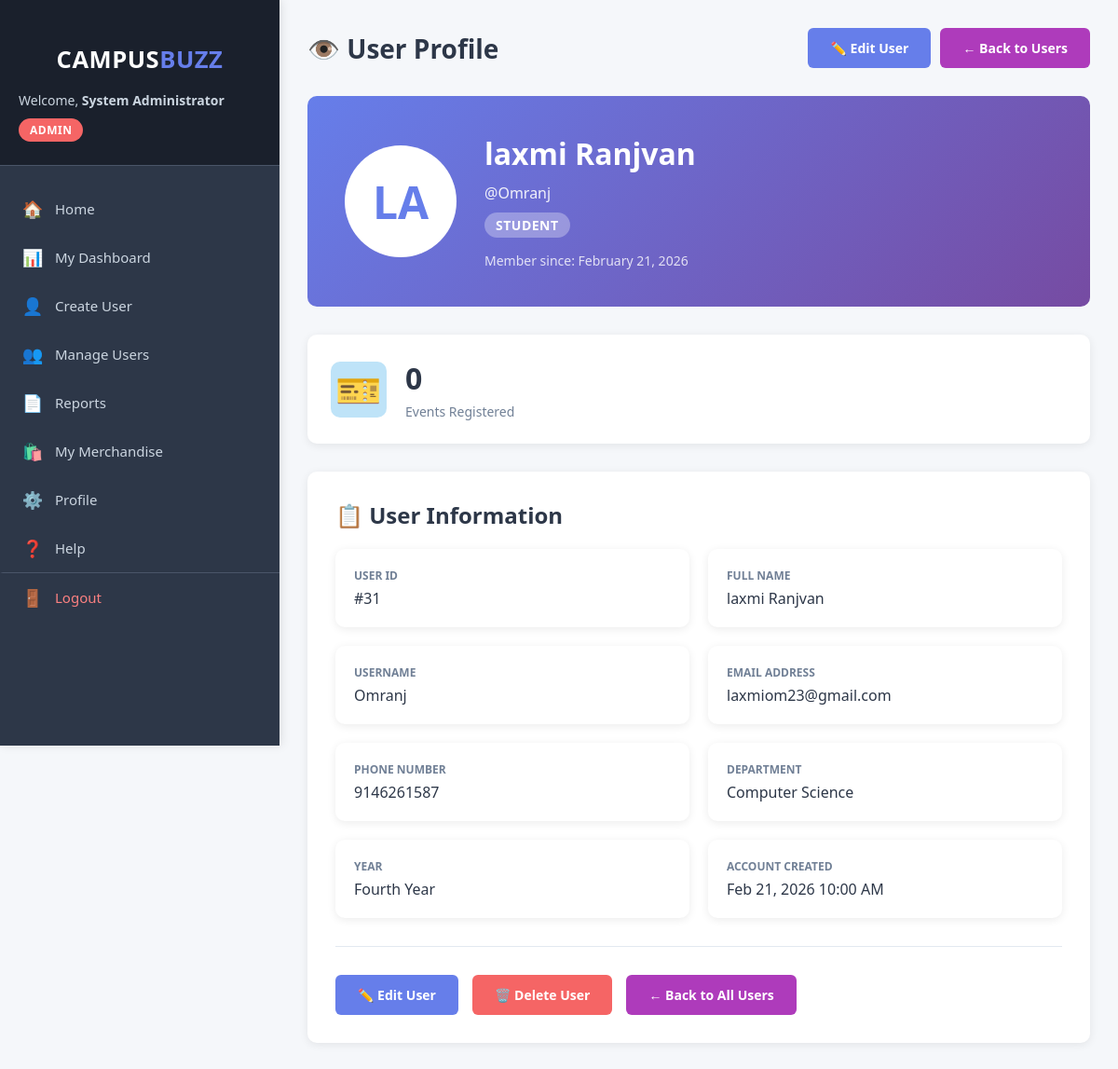
Screenshot of /admin/view_user.php?id=31 (signed in) with the database file from the repository.
### tables this page shows
CREATE TABLE `users` (
  `id` int(11) NOT NULL,
  `username` varchar(50) NOT NULL,
  `email` varchar(100) NOT NULL,
  `phone` varchar(20) DEFAULT NULL,
  `password` varchar(255) NOT NULL,
  `role` enum('admin','organizer','student') NOT NULL,
  `full_name` varchar(100) DEFAULT NULL,
  `department` varchar(100) DEFAULT NULL,
  `year` varchar(20) DEFAULT NULL,
  `bio` text DEFAULT NULL,
  `address` text DEFAULT NULL,
  `profile_image` varchar(255) DEFAULT NULL,
  `created_at` timestamp NOT NULL DEFAULT current_timestamp(),
  `created_by` int(11) DEFAULT NULL
);

### admin/view_user.php (the view, shortened to what this page needs)
<?php
require_once '../config/database.php';
$user_id = intval($_GET['id']);
$user_query = "SELECT * FROM users WHERE id = $user_id AND role != 'admin'";
$user_result = mysqli_query($conn, $user_query);
$user = mysqli_fetch_assoc($user_result);
if($user['role'] == 'student') {
    $registered_events = mysqli_fetch_assoc(mysqli_query($conn, "SELECT COUNT(*) as count FROM registrations WHERE user_id = $user_id"))['count'];
}
?>
<!DOCTYPE html>
<html lang="en">
<head>
    <link rel="stylesheet" href="../assets/css/style.css">
</head>
<body>
    <div class="dashboard-container">
        <?php include '../includes/sidebar.php'; ?>
        <main class="main-content">
            <div class="content-header">
                <h1>👁️ User Profile</h1>
                <div style="display: flex; gap: 10px;">
                    <a href="edit_user.php?id=<?php echo $user_id; ?>" class="btn btn-primary">✏️ Edit User</a>
                    <a href="manage_users.php" class="btn btn-secondary">← Back to Users</a>
                </div>
            </div>
            <div class="profile-header">
                <div class ="profile-avatar">
                    <?php echo strtoupper(substr($user['full_name'], 0, 2)); ?>
                </div>
                <div style="flex: 1;">
<h2 style="margin-bottom: 10px; font-size: 32px;"><?php echo htmlspecialchars($user['full_name']); ?></h2>
<p style="opacity: 0.9; margin-bottom: 10px; font-size: 16px;">
@<?php echo htmlspecialchars($user['username']); ?>
</p>
<span class="role-badge" style="background: rgba(255,255,255,0.3); font-size: 14px;">
<?php echo ucfirst($user['role']); ?>
</span>
<p style="margin-top: 15px; opacity: 0.8; font-size: 14px;">
Member since: <?php echo date('F d, Y', strtotime($user['created_at'])); ?>
</p>
</div>
</div>
        <?php if($user['role'] == 'student'): ?>
            <div class="dashboard-grid" style="margin-bottom: 30px;">
                <div class="dashboard-card">
                    <div class="card-icon blue">
                        <span>🎫</span>
                    </div>
                    <div class="card-content">
                        <h3><?php echo $registered_events; ?></h3>
                        <p>Events Registered</p>
                    </div>
                </div>
            </div>
        <?php endif; ?>
        <div style="background: white; padding: 30px; border-radius: 10px; box-shadow: 0 2px 10px rgba(0,0,0,0.08);">
            <h2 style="margin-bottom: 20px; color: #2d3748;">📋 User Information</h2>
            <div class="info-grid">
                <div class="info-card">
                    <div class="info-label">User ID</div>
                    <div class="info-value">#<?php echo $user['id']; ?></div>
                </div>
                <div class="info-card">
                    <div class="info-label">Full Name</div>
                    <div class="info-value"><?php echo htmlspecialchars($user['full_name']); ?></div>
                </div>
                <div class="info-card">
                    <div class="info-label">Username</div>
                    <div class="info-value"><?php echo htmlspecialchars($user['username']); ?></div>
                </div>
                <div class="info-card">
                    <div class="info-label">Email Address</div>
                    <div class="info-value"><?php echo htmlspecialchars($user['email']); ?></div>
                </div>
                <div class="info-card">
                    <div class="info-label">Phone Number</div>
                    <div class="info-value"><?php echo $user['phone'] ? htmlspecialchars($user['phone']) : 'Not provided'; ?></div>
                </div>
                <div class="info-card">
                    <div class="info-label">Department</div>
                    <div class="info-value"><?php echo $user['department'] ? htmlspecialchars($user['department']) : 'Not specified'; ?></div>
                </div>
                <?php if($user['role'] == 'student'): ?>
                <div class="info-card">
                    <div class="info-label">Year</div>
                    <div class="info-value"><?php echo $user['year'] ? htmlspecialchars($user['year']) : 'Not specified'; ?></div>
                </div>
                <?php endif; ?>
                <div class="info-card">
                    <div class="info-label">Account Created</div>
                    <div class="info-value"><?php echo date('M d, Y h:i A', strtotime($user['created_at'])); ?></div>
                </div>
            </div>
            <div style="margin-top: 30px; padding-top: 30px; border-top: 1px solid #e2e8f0; display: flex; gap: 15px;">
                <a href="edit_user.php?id=<?php echo $user_id; ?>" class="btn btn-primary">✏️ Edit User</a>
                <a href="manage_users.php?delete=<?php echo $user_id; ?>"
                   class="btn btn-danger"
                   onclick="return confirm('Are you sure you want to delete this user? All their data will be permanently removed!')">
                    🗑️ Delete User
                </a>
                <a href="manage_users.php" class="btn btn-secondary">← Back to All Users</a>
            </div>
        </div>
    </main>
</div>

### assets/css/style.css (style rules this page uses)
* { margin: 0; padding: 0; box-sizing: border-box; }
body { font-family: 'Segoe UI', Tahoma, Geneva, Verdana, sans-serif; background: #f5f7fa; }
.btn { padding: 12px 24px; border: none; border-radius: 6px; cursor: pointer; font-size: 14px; font-weight: 600; transition: all 0.3s; text-decoration: none; display: inline-block; }
.btn-primary { background: #667eea; color: white; }
.btn-secondary { background: #ae3bbb; color: white; }
.btn-danger { background: #f56565; color: white; }
.dashboard-container { display: flex; min-height: 100vh; }
.role-badge { display: inline-block; padding: 4px 12px; border-radius: 20px; font-size: 12px; font-weight: 600; text-transform: uppercase; letter-spacing: 0.5px; }
.main-content { margin-left: 0; width: 100%; padding: 30px; padding-top: 80px; background: #f5f7fa; min-height: 100vh; transition: all 0.3s ease; }
.content-header { display: flex; justify-content: space-between; align-items: center; margin-bottom: 30px; flex-wrap: wrap; gap: 20px; }
.content-header h1 { color: #2d3748; font-size: 28px; }
.dashboard-grid { display: grid; grid-template-columns: repeat(auto-fit, minmax(250px, 1fr)); gap: 25px; margin-bottom: 30px; }
.dashboard-card { background: white; padding: 25px; border-radius: 10px; box-shadow: 0 2px 10px rgba(0, 0, 0, 0.08); display: flex; align-items: center; gap: 20px; transition: transform 0.3s, box-shadow 0.3s; }
.card-icon { font-size: 40px; width: 60px; height: 60px; display: flex; align-items: center; justify-content: center; border-radius: 10px; }
.card-icon.blue { background: #bee3f8; color: #2c5282; }
.card-content h3 { font-size: 32px; color: #2d3748; margin-bottom: 5px; }
.card-content p { color: #718096; font-size: 14px; }
@media (min-width: 1200px) { .main-content { margin-left: 300px; width: calc(100% - 300px); padding-top: 30px; } }

### admin/view_user.php (style rules this page uses)
.profile-header { background: linear-gradient(135deg, #667eea 0%, #764ba2 100%); color: white; padding: 40px; border-radius: 10px; margin-bottom: 30px; display: flex; align-items: center; gap: 30px; }
.profile-avatar { width: 120px; height: 120px; border-radius: 50%; background: white; display: flex; align-items: center; justify-content: center; font-size: 48px; font-weight: bold; color: #667eea; }
.info-grid { display: grid; grid-template-columns: repeat(auto-fit, minmax(300px, 1fr)); gap: 20px; margin-top: 20px; }
.info-card { background: white; padding: 20px; border-radius: 10px; box-shadow: 0 2px 10px rgba(0,0,0,0.08); }
.info-label { font-size: 12px; color: #718096; text-transform: uppercase; margin-bottom: 5px; font-weight: 600; }
.info-value { font-size: 16px; color: #2d3748; font-weight: 500; }

### rows the page displays
users: full_name "LA", full_name "laxmi Ranjvan", username "Omranj", role "STUDENT", created_at "February 21, 2026", id "31", email "laxmiom23@gmail.com", phone "9146261587", department "Computer Science", year "Fourth Year", created_at "Feb 21, 2026 10:00 AM"

### other values shown
$_SESSION['full_name'] "System Administrator"
$_SESSION['role'] "ADMIN"
$registered_events "0"
